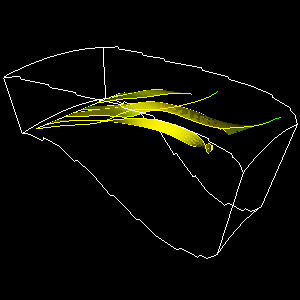

The Python source for this figure:
#!/usr/bin/env python

# Generate a ruled stream surface from PLOT3D combustor data using
# vtkRuledSurfaceFilter in Resample mode with backward integration.

import os

# Factory overrides
import vtkmodules.vtkInteractionStyle  # noqa: F401
import vtkmodules.vtkRenderingOpenGL2  # noqa: F401

from vtkmodules.vtkCommonMath import vtkRungeKutta4
from vtkmodules.vtkFiltersCore import vtkStructuredGridOutlineFilter
from vtkmodules.vtkFiltersFlowPaths import vtkStreamTracer
from vtkmodules.vtkFiltersModeling import vtkRuledSurfaceFilter
from vtkmodules.vtkFiltersSources import vtkLineSource
from vtkmodules.vtkIOParallel import vtkMultiBlockPLOT3DReader
from vtkmodules.vtkRenderingCore import (
    vtkActor,
    vtkPolyDataMapper,
    vtkRenderWindow,
    vtkRenderWindowInteractor,
    vtkRenderer,
)

# Data directory
data_dir = os.environ.get("VPE_DATA_DIR", os.path.dirname(os.path.abspath(__file__)))

# Read PLOT3D combustor data
plot3d_reader = vtkMultiBlockPLOT3DReader()
plot3d_reader.SetXYZFileName(os.path.join(data_dir, "combxyz.bin"))
plot3d_reader.SetQFileName(os.path.join(data_dir, "combq.bin"))
plot3d_reader.SetScalarFunctionNumber(100)
plot3d_reader.SetVectorFunctionNumber(202)
plot3d_reader.Update()
output = plot3d_reader.GetOutput().GetBlock(0)

# Outline
outline = vtkStructuredGridOutlineFilter()
outline.SetInputData(output)

outline_mapper = vtkPolyDataMapper()
outline_mapper.SetInputConnection(outline.GetOutputPort())

outline_actor = vtkActor()
outline_actor.SetMapper(outline_mapper)

# Seed line
seeds = vtkLineSource()
seeds.SetPoint1(15, -5, 32)
seeds.SetPoint2(15, 5, 32)
seeds.SetResolution(10)

# RK4 integrator
integrator = vtkRungeKutta4()

# Stream tracer (backward)
stream_tracer = vtkStreamTracer()
stream_tracer.SetIntegrator(integrator)
stream_tracer.SetInputData(output)
stream_tracer.SetSourceConnection(seeds.GetOutputPort())
stream_tracer.SetMaximumPropagation(100)
stream_tracer.SetInitialIntegrationStep(0.1)
stream_tracer.SetIntegrationDirectionToBackward()

# Ruled surface in Resample mode
scalar_surface = vtkRuledSurfaceFilter()
scalar_surface.SetInputConnection(stream_tracer.GetOutputPort())
scalar_surface.SetOffset(0)
scalar_surface.SetOnRatio(2)
scalar_surface.PassLinesOn()
scalar_surface.SetRuledModeToResample()
scalar_surface.SetResolution(100, 1)
scalar_surface.SetDistanceFactor(30)

mapper = vtkPolyDataMapper()
mapper.SetInputConnection(scalar_surface.GetOutputPort())

actor = vtkActor()
actor.SetMapper(mapper)

# Seed line actor
seed_mapper = vtkPolyDataMapper()
seed_mapper.SetInputConnection(seeds.GetOutputPort())

seed_actor = vtkActor()
seed_actor.SetMapper(seed_mapper)

# Renderer
renderer = vtkRenderer()
renderer.AddActor(seed_actor)
renderer.AddActor(actor)
renderer.AddActor(outline_actor)

# Window
render_window = vtkRenderWindow()
render_window.AddRenderer(renderer)
render_window.SetSize(300, 300)
render_window.SetWindowName("stream surface backward")

# Scene
camera = renderer.GetActiveCamera()
camera.SetClippingRange(3.95297, 50)
camera.SetFocalPoint(8.88908, 0.595038, 29.3342)
camera.SetPosition(-12.3332, 31.7479, 41.2387)
camera.SetViewUp(0.060772, -0.319905, 0.945498)

# Interactor
interactor = vtkRenderWindowInteractor()
interactor.SetRenderWindow(render_window)

interactor.Initialize()
interactor.Start()
